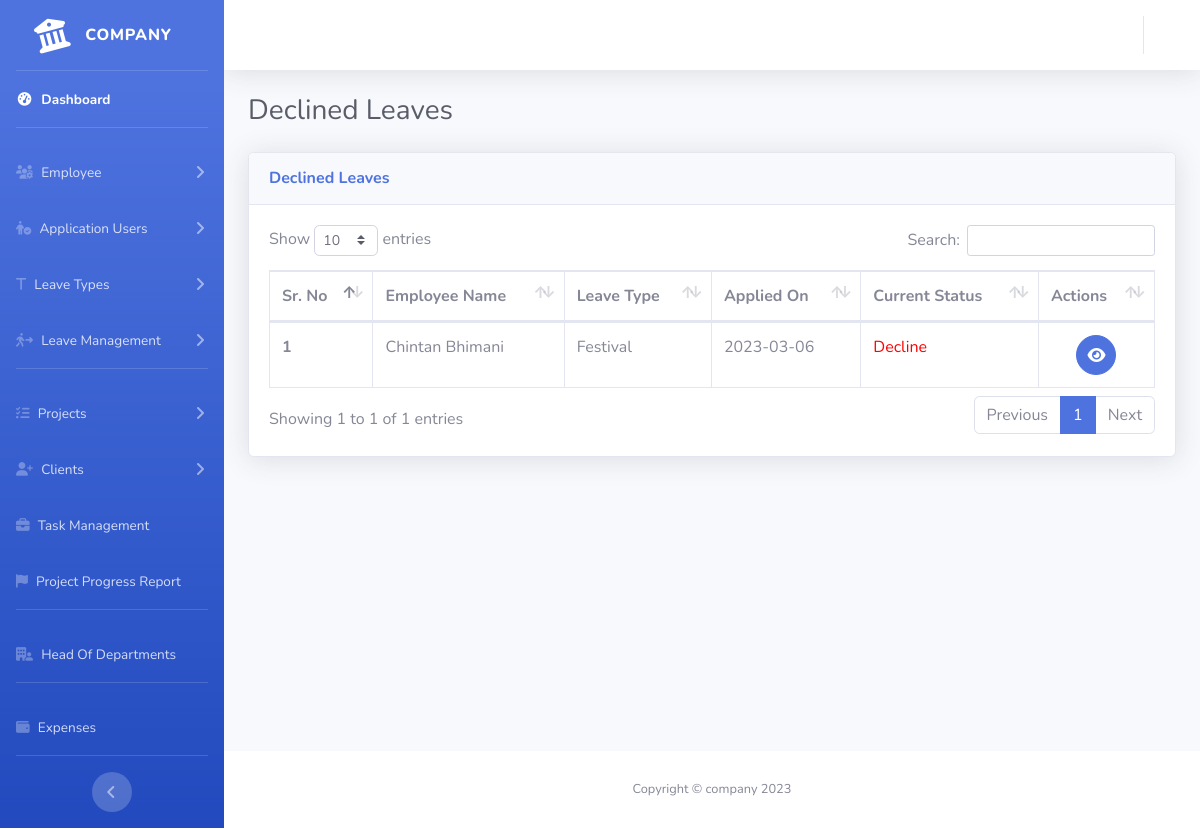
/admin/index.php?page=leave-declined (signed in), run on the app's committed database.
### tables this page shows
CREATE TABLE `leaves` (
  `leave_id` text NOT NULL,
  `leave_type` varchar(255) NOT NULL,
  `from_date` date NOT NULL,
  `to_date` date NOT NULL,
  `posting_date` varchar(255) NOT NULL,
  `admin_remarks` varchar(255) DEFAULT NULL,
  `admin_remarks_date` varchar(255) DEFAULT NULL,
  `leave_status` int(10) NOT NULL,
  `is_read` int(10) NOT NULL,
  `user_id` text NOT NULL,
  `leave_description` text DEFAULT NULL
);

CREATE TABLE `users` (
  `user_id` text NOT NULL,
  `user_email` text NOT NULL,
  `user_password` text NOT NULL,
  `emp_id` text NOT NULL,
  `user_first_name` varchar(100) NOT NULL,
  `user_last_name` varchar(100) NOT NULL,
  `user_access_type` int(10) NOT NULL DEFAULT 2 COMMENT '1: Admin\r\n2: Employee\r\n3: Engineer\r\n4: HOD'
);

CREATE TABLE `leavestype` (
  `leave_type_id` text NOT NULL,
  `leave_type` varchar(255) NOT NULL,
  `leave_description` text NOT NULL,
  `createdAt` timestamp NOT NULL DEFAULT current_timestamp()
);

### admin/leave-declined.php (the view, shortened to what this page needs)
<div class="container-fluid">
    <div class="d-sm-flex align-items-center justify-content-between mb-4">
        <h1 class="h3 mb-0 text-gray-800">Declined Leaves</h1>
    </div>
    <div class="row">
        <div class="col-xl-12 col-lg-7">
            <div class="card shadow mb-4">
                <div class="card-header py-3">
                    <h6 class="m-0 font-weight-bold text-primary">Declined Leaves</h6>
                </div>
                <div class="card-body">
                    <div class="table-responsive">
                        <table class="table table-bordered" id="dataTable" width="100%" cellspacing="0">
                            <thead>
                                <tr>
                                    <th>Sr. No</th>
                                    <th>Employee Name</th>
                                    <th>Leave Type</th>
                                    <th>Applied On</th>
                                    <th>Current Status</th>
                                    <th>Actions</th>
                                </tr>
                            </thead>
                            <tbody>
                                <?php
                                $qry = $con->query("SELECT * FROM leaves WHERE leave_status=1;");
                                $i = 1;
                                while ($row = $qry->fetch_assoc()) { ?>
                                    <tr>
                                        <th scope="row"><?php echo $i++; ?></th>
                                        <td><?php
                                            $userId = $row['user_id'];
                                            $user = $con->query("SELECT * FROM users WHERE user_id='$userId'");
                                            while ($r = $user->fetch_assoc()) {
                                                echo $r['user_first_name'] . " " . $r['user_last_name'];
                                            }
                                            ?></td>
                                        <td><?php
                                            $typeId = $row['leave_type'];
                                            $leaveType = $con->query("SELECT * FROM leavestype WHERE leave_type_id ='$typeId'");
                                            while ($r = $leaveType->fetch_assoc()) {
                                                echo $r['leave_type'];
                                            }
                                            ?></td>
                                        <td><?php
                                            if ($row['posting_date'] == '0000-00-00') {
                                                echo "";
                                            } else {
                                                echo $row['posting_date'];
                                            }
                                            ?></td>
                                        <td><?php
                                            if ($row['leave_status'] == 0) { ?>
                                                <span style="color: blue">Pending</span>
                                            <?php } else if ($row['leave_status'] == 1) { ?>
                                                <span style="color: red">Decline</span>
                                            <?php } else { ?>
                                                <span style="color: green">Approved</span>
                                            <?php } ?>
                                        </td>
                                        <td class="d-flex align-items-center justify-content-center">
                                            <a type="button" class="btn btn-primary btn-circle mx-1" href="./index.php?page=leave-viewer&leaveId=<?php echo $row['leave_id'] ?>"><i class="fa-solid fa-eye"></i></a>
                                        </td>
                                    </tr>
                                <?php } ?>
                            </tbody>
                        </table>
                    </div>
                </div>
            </div>
        </div>
    </div>
</div>

### data on the page
leaves: posting_date "2023-03-06", leave_status "Decline"
users: user_first_name "Chintan", user_last_name "Bhimani"
leavestype: leave_type "Festival"
